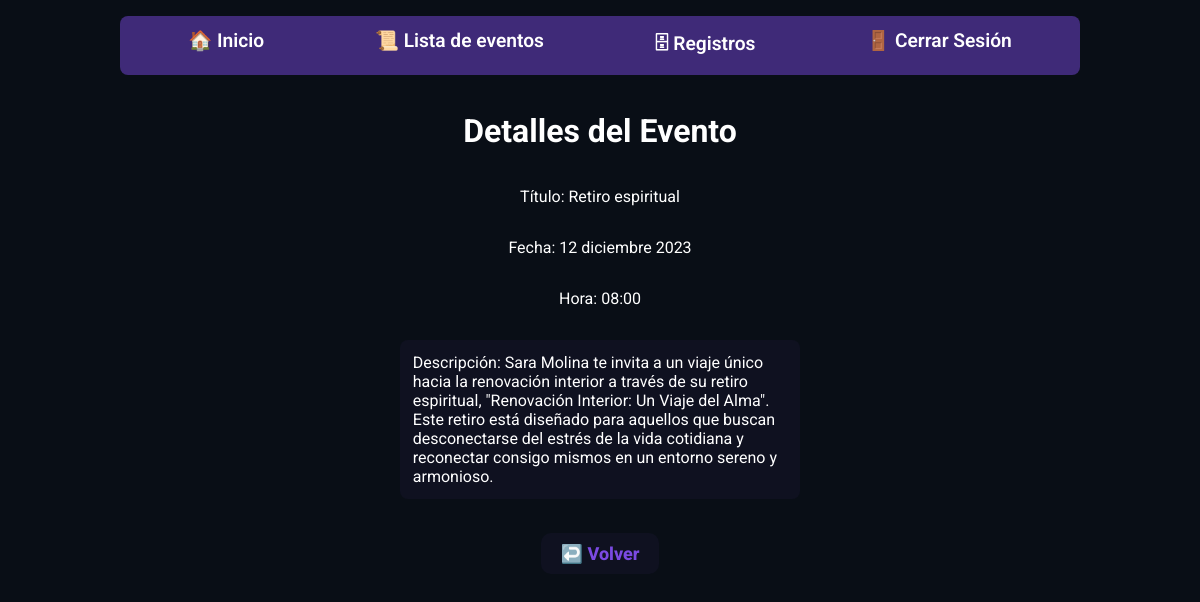
The page /eventos/detalle/2/ (signed in) on the database its author committed.
### eventoAdmin/models.py (models this page shows)
class Evento(models.Model):
    titulo = models.CharField(max_length=200)
    nombre = models.CharField(max_length=200, default="")
    fecha = models.DateField()
    hora = models.TimeField(null=True)
    descripcion = models.TextField()

### eventoAdmin/views.py (the view)
# urls.py: path('detalle/<int:evento_id>/', views.detalle_evento, name='detalle_evento'),
@login_required # Sesion de administrador necesaria
def detalle_evento(request, evento_id):
    evento = get_object_or_404(Evento, id=evento_id)
    return render(request, 'detalleEvento.html', {'evento': evento})

### eventoAdmin/templates/detalleEvento.html
{% extends "base.html" %}
{% block content %}
{% load static %}
<link rel="stylesheet" type="text/css" href="{% static 'css/detalleEvento.css' %}"/>
<div class="mainConta">
    <h1>Detalles del Evento</h1>
    <p>Título: {{ evento.titulo }}</p>
    <p>Fecha: {{ evento.fecha|date:"d F Y" }}</p>
    <p>Hora: {{evento.hora}}</p>
    <p class="desc">Descripción: {{ evento.descripcion }}</p>
    <a class="btnPrincipal" href="{% url 'lista_eventos' %}">↩️ Volver</a>
</div>
{% endblock %}

### Inicio/static/css/base.css (style rules this page uses)
* { font-family: "Roboto", sans-serif; box-sizing: border-box; margin: none; padding: none; }
html { background-color: #090e16; padding: 0; margin: 0; }
body { padding: 0; margin: 0; }

### eventoAdmin/static/css/detalleEvento.css (style rules this page uses)
.mainConta { color: #fff; font-family: "Roboto", sans-serif; display: flex; flex-direction: column; align-items: center; width: 100%; height: auto; }
.btnPrincipal { margin: 1em 1em; border: none; box-shadow: none; padding: 10px 20px; color: #7b4ae2; font-size: large; font-weight: 800; border-radius: 10px; background-color: #0f1120; width: auto; text-decoration: none; transition: all 0.1s; }
.desc { background-color: #0f1120; color: #fff; padding: 0.8em; border-radius: 0.5em; max-width: 25em; }

### rows shown on the page
Evento: titulo "Retiro espiritual", fecha "12 diciembre 2023", hora "08:00", descripcion "Sara Molina te invita a un viaje único hacia la renovación interior a través de su retiro espiritual, \"Renovación Interior: Un Viaje del Alma\". Este retiro está diseñado para aquellos que buscan desconectarse del estrés de la vida cotidiana y reconectar consigo mismos en un entorno sereno y armonioso."
